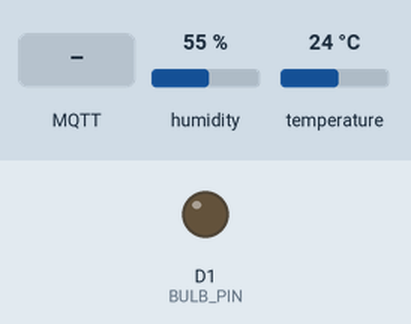
Bench run of a sketch on a simulated ESP8266 (NodeMCU). Parts: output pins drawn as LEDs (lit = HIGH). Inputs (shaded band) come from the test bench; at power-on: humidity 55 %, temperature 24 °C. WiFi joins after 1.5 s; servers stay silent unless stated; no MQTT or app messages arrive unless stated; what the sketch prints to the serial monitor is not drawn.

Above: at 2.7 s.
2.8 s: MQTT message "ON" arrives on the first subscribed topic
At 5.9 s:
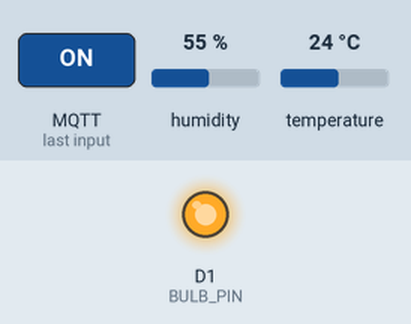
6.5 s: MQTT message "OFF" arrives on the first subscribed topic
At 7.5 s:
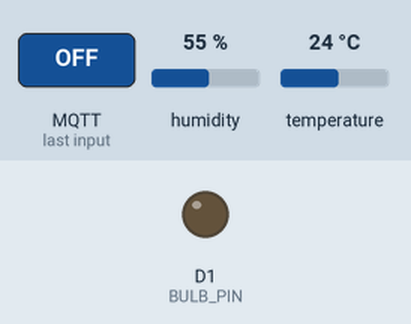
Timing chart, 0 to 9.5 s (numbered marks = the images above; inputs shaded):
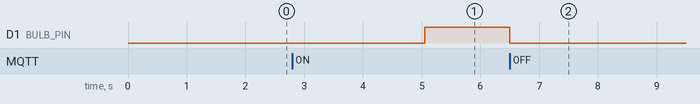

Measured:
- after the input at 2.8 s, D1 (BULB_PIN): LOW → HIGH after 2.3 s
- after the input at 6.5 s, D1 (BULB_PIN): HIGH → LOW at once

The sketch:

esp_code.ino
```cpp
#include <ESP8266WiFi.h>
#include <WebSocketsClient.h>
#include <PubSubClient.h>
#include <DHT.h>

// WiFi Configuration
#define WIFI_SSID "WIFI_SSID"
#define WIFI_PASSWORD "WIFI_PASSWOR"

// MQTT Broker Configuration
#define MQTT_BROKER "test.mosquitto.org"
#define MQTT_PORT 8081  // Secure WebSocket port
#define MQTT_CLIENT_ID "ESP8266_IoT_Device_9876"
#define MQTT_SECURE true  // Enable secure WebSocket

// Pin Configurations
#define DHTPIN D2       // DHT Sensor Data Pin
#define DHTTYPE DHT22   // DHT Sensor Type (DHT11 or DHT22)
#define BULB_PIN D1     // LED/Relay Control Pin

// MQTT Topics
#define TEMPERATURE_TOPIC "home/sensors/temperature/9876"
#define HUMIDITY_TOPIC "home/sensors/humidity/9876"
#define BULB_CONTROL_TOPIC "home/devices/bulb/9876"

// Global Objects
DHT dht(DHTPIN, DHTTYPE);
WiFiClientSecure espClient;
PubSubClient mqttClient(espClient);
WebSocketsClient webSocketClient;

// Sensor Reading Interval
unsigned long lastSensorReadTime = 0;
const long SENSOR_READ_INTERVAL = 5000; // 5 seconds

void setup() {
  // Initialize Serial Communication
  Serial.begin(115200);

  // Setup Pins
  pinMode(BULB_PIN, OUTPUT);
  digitalWrite(BULB_PIN, LOW);  // Ensure bulb is initially off

  // Initialize DHT Sensor
  dht.begin();

  // Connect to WiFi
  setupWiFi();

  // Configure MQTT
  mqttClient.setServer(MQTT_BROKER, MQTT_PORT);
  mqttClient.setCallback(mqttCallback);
}

void loop() {
  // Maintain MQTT Connection
  if (!mqttClient.connected()) {
    reconnectMQTT();
  }
  mqttClient.loop();

  // Read and Publish Sensor Data Periodically
  unsigned long currentMillis = millis();
  if (currentMillis - lastSensorReadTime >= SENSOR_READ_INTERVAL) {
    lastSensorReadTime = currentMillis;
    publishSensorData();
  }
}

void setupWiFi() {
  delay(10);
  Serial.println("\nConnecting to WiFi");
  WiFi.mode(WIFI_STA);  // Explicitly set station mode
  WiFi.begin(WIFI_SSID, WIFI_PASSWORD);

  int attempts = 0;
  while (WiFi.status() != WL_CONNECTED && attempts < 20) {
    delay(500);
    Serial.print(".");
    attempts++;
  }

  if (WiFi.status() != WL_CONNECTED) {
    Serial.println("\nWiFi Connection Failed");
    // Optional: Implement WiFi reset or deep sleep
    return;
  }

  Serial.println("\nWiFi Connected");
  Serial.print("IP Address: ");
  Serial.println(WiFi.localIP());

  // Simplified WebSocket configuration
  webSocketClient.begin(MQTT_BROKER, MQTT_PORT, "/");
  webSocketClient.onEvent(webSocketEvent);
}

void webSocketEvent(WStype_t type, uint8_t * payload, size_t length) {
  switch(type) {
    case WStype_CONNECTED:
      Serial.println("WebSocket Connected");
      break;
    case WStype_DISCONNECTED:
      Serial.println("WebSocket Disconnected");
      break;
  }
}

void publishSensorData() {
  // Ensure connection before publishing
  if (!mqttClient.connected()) {
    return;
  }

  // Read Temperature and Humidity
  float temperature = dht.readTemperature();
  float humidity = dht.readHumidity();

  // Check if reading was successful
  if (isnan(temperature) || isnan(humidity)) {
    Serial.println("Failed to read from DHT sensor!");
    return;
  }

  // Create Payload String
  char temperaturePayload[50];
  char humidityPayload[50];
  snprintf(temperaturePayload, sizeof(temperaturePayload), "%.1f", temperature);
  snprintf(humidityPayload, sizeof(humidityPayload), "%.1f", humidity);

  // Publish Sensor Data
  mqttClient.publish(TEMPERATURE_TOPIC, temperaturePayload);
  mqttClient.publish(HUMIDITY_TOPIC, humidityPayload);

  // Debug Print
  Serial.print("Published Sensor Data: ");
  Serial.print("Temperature: ");
  Serial.print(temperaturePayload);
  Serial.print(", Humidity: ");
  Serial.println(humidityPayload);
}

void mqttCallback(char* topic, byte* payload, unsigned int length) {
  // Convert payload to string
  String message = "";
  for (unsigned int i = 0; i < length; i++) {
    message += (char)payload[i];
  }

  // Debug Print
  Serial.print("Received Message on Topic: ");
  Serial.print(topic);
  Serial.print(" - Message: ");
  Serial.println(message);

  // Check Bulb Control Topic
  if (String(topic) == BULB_CONTROL_TOPIC) {
    if (message == "ON") {
      digitalWrite(BULB_PIN, HIGH);
      Serial.println("Bulb Turned ON");
    } else if (message == "OFF") {
      digitalWrite(BULB_PIN, LOW);
      Serial.println("Bulb Turned OFF");
    }
  }
}

void reconnectMQTT() {
  static unsigned long lastReconnectAttempt = 0;

  if (millis() - lastReconnectAttempt > 5000) {
    lastReconnectAttempt = millis();

    Serial.print("Attempting MQTT connection...");

    // Use a more robust connection method
    if (mqttClient.connect(MQTT_CLIENT_ID, NULL, NULL)) {
      Serial.println("connected");
      mqttClient.subscribe(BULB_CONTROL_TOPIC);
    } else {
      Serial.print("failed, rc=");
      Serial.print(mqttClient.state());
      Serial.println(" Will retry later");
    }
  }
}
```
